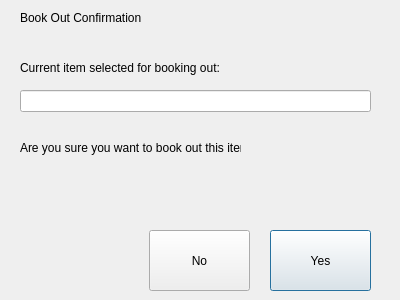
<?xml version="1.0" encoding="UTF-8"?>
<ui version="4.0">
 <class>itemBookoutDialogue</class>
 <widget class="QDialog" name="itemBookoutDialogue">
  <property name="geometry">
   <rect>
    <x>0</x>
    <y>0</y>
    <width>400</width>
    <height>300</height>
   </rect>
  </property>
  <property name="windowTitle">
   <string>Dialog</string>
  </property>
  <widget class="QLabel" name="lblbookoutconfirm">
   <property name="geometry">
    <rect>
     <x>20</x>
     <y>10</y>
     <width>131</width>
     <height>16</height>
    </rect>
   </property>
   <property name="text">
    <string>Book Out Confirmation</string>
   </property>
  </widget>
  <widget class="QLabel" name="lblSelectedItem">
   <property name="geometry">
    <rect>
     <x>20</x>
     <y>60</y>
     <width>221</width>
     <height>16</height>
    </rect>
   </property>
   <property name="text">
    <string>Current item selected for booking out:</string>
   </property>
  </widget>
  <widget class="QLineEdit" name="leSelectedItem">
   <property name="geometry">
    <rect>
     <x>20</x>
     <y>90</y>
     <width>351</width>
     <height>22</height>
    </rect>
   </property>
   <property name="readOnly">
    <bool>true</bool>
   </property>
  </widget>
  <widget class="QLabel" name="lblSelectedItem_2">
   <property name="geometry">
    <rect>
     <x>20</x>
     <y>140</y>
     <width>221</width>
     <height>16</height>
    </rect>
   </property>
   <property name="text">
    <string>Are you sure you want to book out this item?</string>
   </property>
  </widget>
  <widget class="QPushButton" name="btnYes">
   <property name="geometry">
    <rect>
     <x>270</x>
     <y>230</y>
     <width>101</width>
     <height>61</height>
    </rect>
   </property>
   <property name="text">
    <string>Yes</string>
   </property>
  </widget>
  <widget class="QPushButton" name="btnNo">
   <property name="geometry">
    <rect>
     <x>149</x>
     <y>230</y>
     <width>101</width>
     <height>61</height>
    </rect>
   </property>
   <property name="text">
    <string>No</string>
   </property>
  </widget>
 </widget>
 <resources/>
 <connections/>
</ui>
